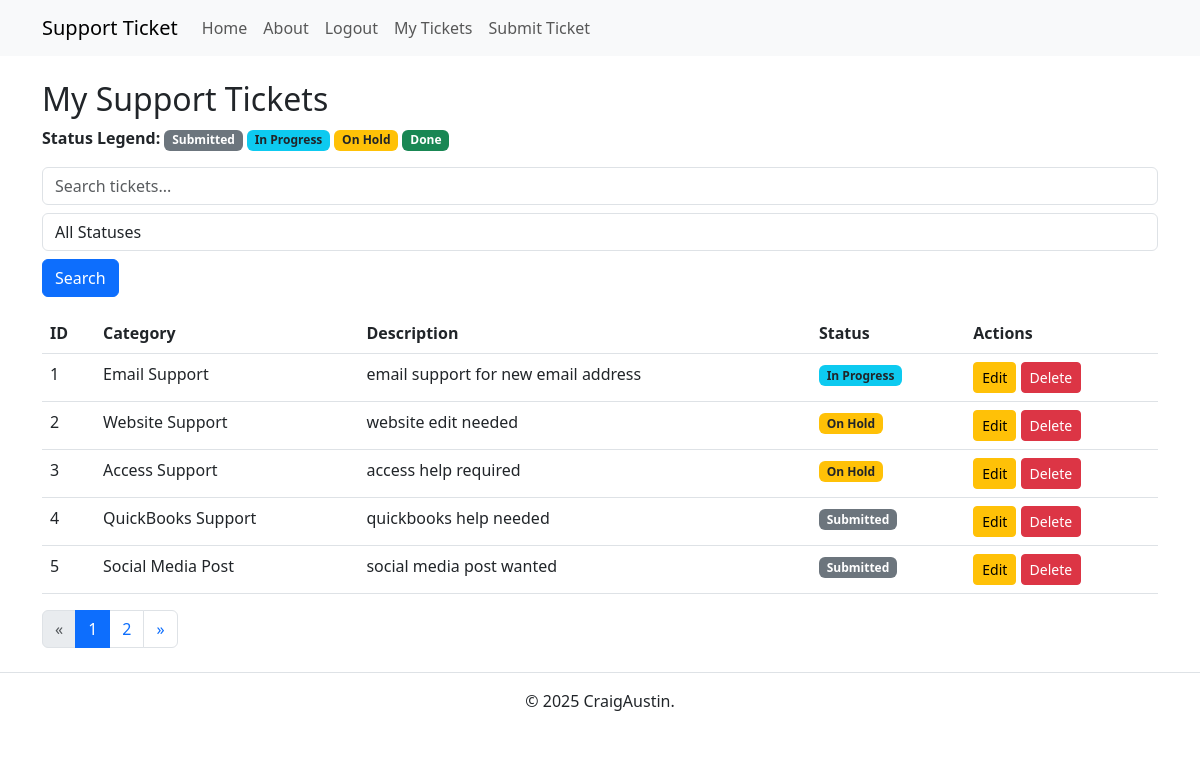
Screenshot of /tickets (signed in) with the database file from the repository.
### app.py (models this page shows)
class Ticket(db.Model):
    id = db.Column(db.Integer, primary_key=True)
    user_id = db.Column(db.Integer, db.ForeignKey('user.id'), nullable=False)
    category = db.Column(db.String(100), nullable=False)
    description = db.Column(db.Text, nullable=False)
    status = db.Column(db.String(20), default='Submitted')
    created_at = db.Column(db.DateTime, default=datetime.utcnow)
    user = db.relationship('User', backref=db.backref('tickets', lazy=True))

### app.py (the view)
@app.route('/tickets', methods=['GET'])
@login_required
def view_tickets():
    search_query = request.args.get('search', '')
    status_filter = request.args.get('status_filter', '')
    tickets_query = Ticket.query.filter_by(user_id=current_user.id)
    if search_query:
        tickets_query = tickets_query.filter(
            Ticket.category.ilike(f"%{search_query}%") |
            Ticket.description.ilike(f"%{search_query}%")
        )
    if status_filter:
        tickets_query = tickets_query.filter_by(status=status_filter)
    page, per_page, offset = get_page_args(page_parameter='page', per_page_parameter='per_page')
    per_page = 5
    total = tickets_query.count()
    tickets = tickets_query.offset(offset).limit(per_page).all()
    pagination = Pagination(page=page, per_page=per_page, total=total, css_framework='bootstrap4')
    return render_template('tickets.html', tickets=tickets, pagination=pagination)

### app.py (called while the page is built)
@login_manager.user_loader
def load_user(user_id):
    return User.query.get(int(user_id))

### templates/tickets.html (shortened to what this page needs)
{% extends 'base.html' %}
{% block content %}
<h2>My Support Tickets</h2>
<div class="mb-3">
    <strong>Status Legend:</strong>
    <span class="badge bg-secondary">Submitted</span>
    <span class="badge bg-info text-dark">In Progress</span>
    <span class="badge bg-warning text-dark">On Hold</span>
    <span class="badge bg-success">Done</span>
</div>
{% if tickets %}
<form method="GET" action="{{ url_for('view_tickets') }}" class="mb-3">
    <input type="text" name="search" placeholder="Search tickets..." class="form-control"
        value="{{ request.args.get('search', '') }}">
    <select name="status_filter" class="form-control mt-2">
        <option value="">All Statuses</option>
    </select>
    <button type="submit" class="btn btn-primary mt-2">Search</button>
</form>
<table class="table">
    <thead>
        <tr>
            <th>ID</th>
            <th>Category</th>
            <th>Description</th>
            <th>Status</th>
            <th>Actions</th>
        </tr>
    </thead>
    <tbody>
        {% for ticket in tickets %}
        <tr>
            <td>{{ ticket.id }}</td>
            <td>{{ ticket.category }}</td>
            <td>{{ ticket.description }}</td>
            <td>
                {% if ticket.status == "Submitted" %}
                <span class="badge bg-secondary">Submitted</span>
                {% elif ticket.status == "In Progress" %}
                <span class="badge bg-info text-dark">In Progress</span>
                {% elif ticket.status == "On Hold" %}
                <span class="badge bg-warning text-dark">On Hold</span>
                {% elif ticket.status == "Done" %}
                <span class="badge bg-success">Done</span>
                {% else %}
                <span class="badge bg-light text-dark">{{ ticket.status }}</span>
                {% endif %}
            </td>
            <td>
                {% if ticket.user_id == current_user.id %}
                {% if ticket.status != "Done" %}
                <a href="{{ url_for('edit_ticket', ticket_id=ticket.id) }}" class="btn btn-warning btn-sm">Edit</a>
                <form action="{{ url_for('delete_ticket', ticket_id=ticket.id) }}" method="POST" style="display:inline;"
                    onsubmit="return confirm('Are you sure you want to delete this ticket?');">
                    <button type="submit" class="btn btn-danger btn-sm">Delete</button>
                </form>
                {% else %}
                <span class="text-muted">Done</span>
                {% endif %}
                {% endif %}
            </td>
        </tr>
        {% endfor %}
    </tbody>
</table>
<div class="pagination-container">
    {{ pagination.links }}
</div>
{% else %}
<p>You have no submitted tickets.</p>
{% endif %}
{% endblock %}

### static/styles.css (style rules this page uses)
*, *::before, *::after { box-sizing: border-box; }
* { margin: 0; }
body { line-height: 1.5; -webkit-font-smoothing: antialiased; }
input, button, textarea, select { font: inherit; }
p, h1, h2, h3, h4, h5, h6 { overflow-wrap: break-word; }
h1, h2, h3, h4, h5, h6 { text-wrap: balance; }

### rows the page displays
Ticket: id "1", category "Email Support", description "email support for new email address", status "In Progress"
Ticket: id "2", category "Website Support", description "website edit needed", status "On Hold"
Ticket: id "3", category "Access Support", description "access help required", status "On Hold"
Ticket: id "4", category "QuickBooks Support", description "quickbooks help needed", status "Submitted"
Ticket: id "5", category "Social Media Post", description "social media post wanted", status "Submitted"

### other values shown
{{ pagination.links }} "« 1 2 »"
